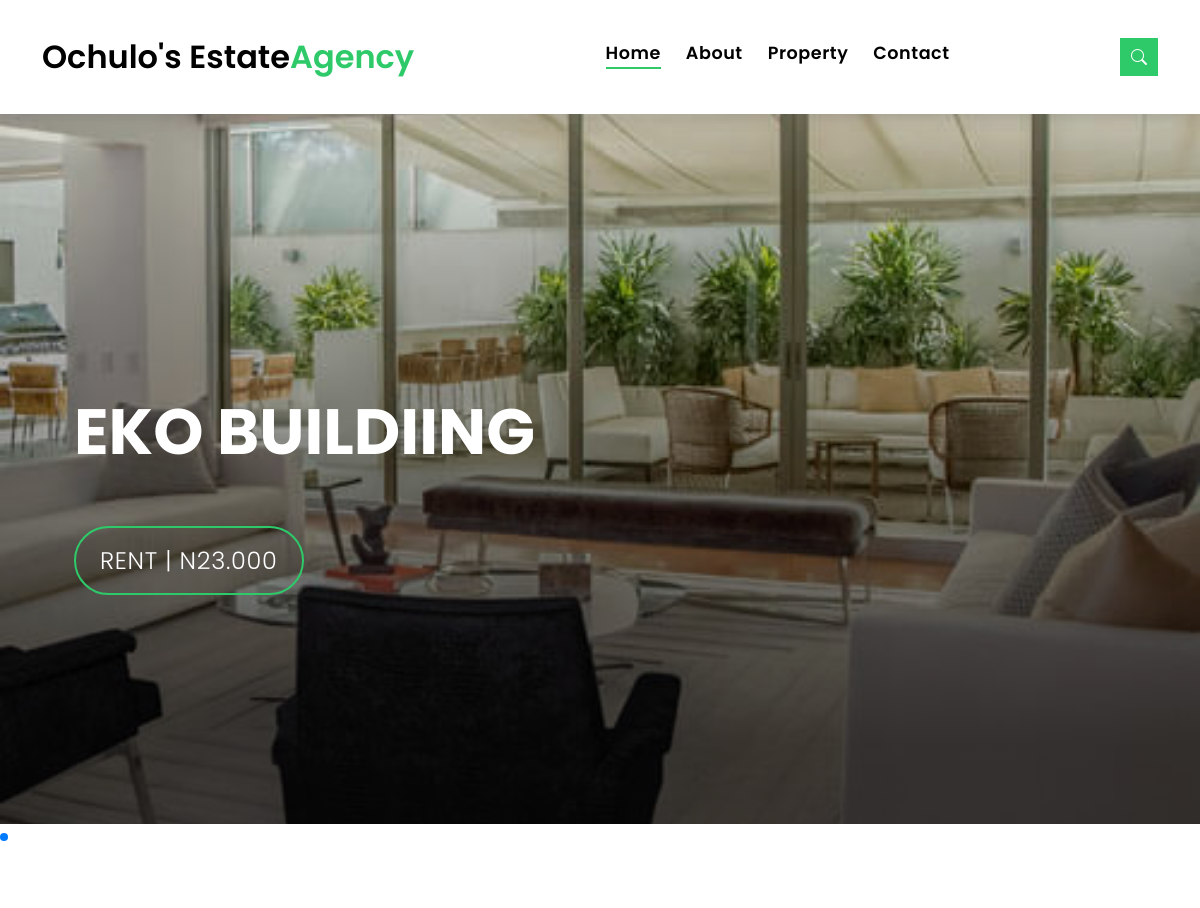
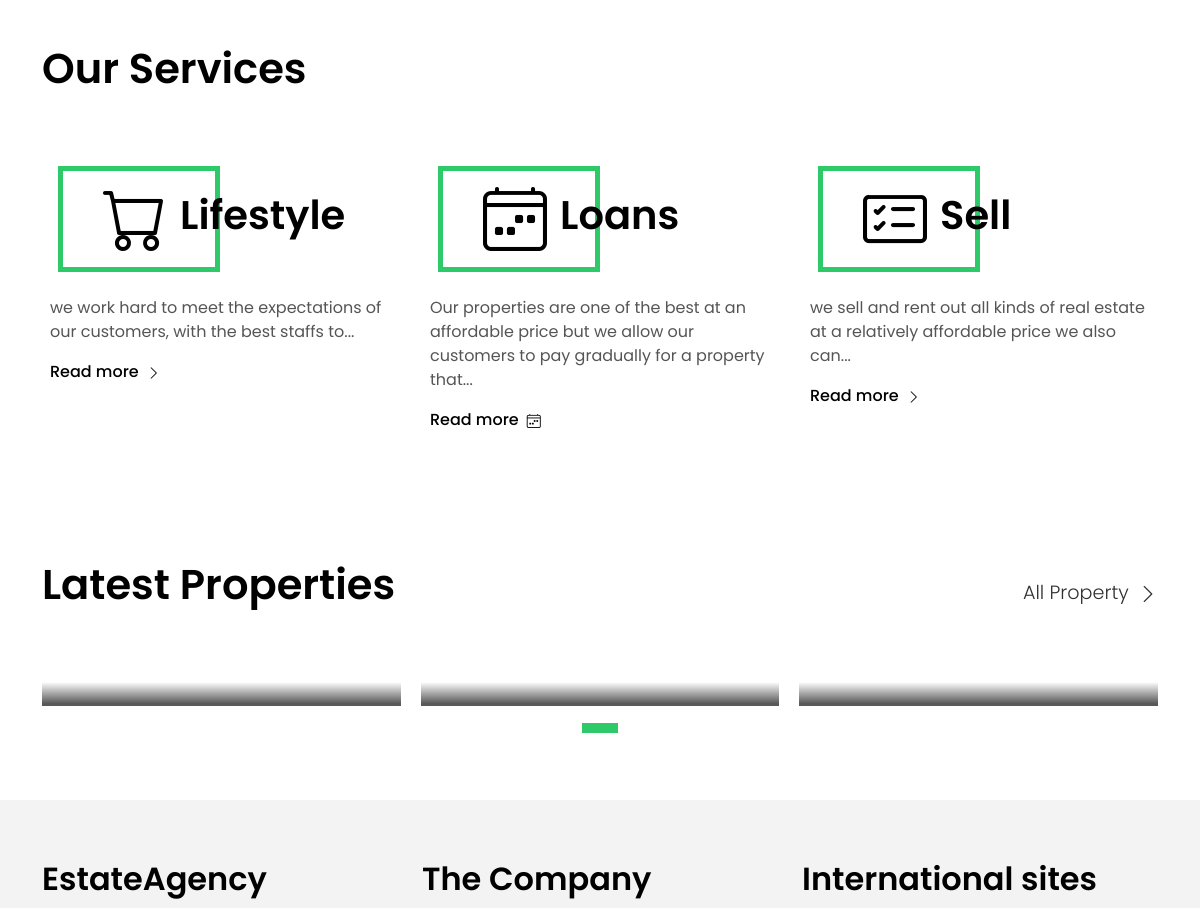
Before: / (upper part) with the older database file (2 pictures, top to bottom).
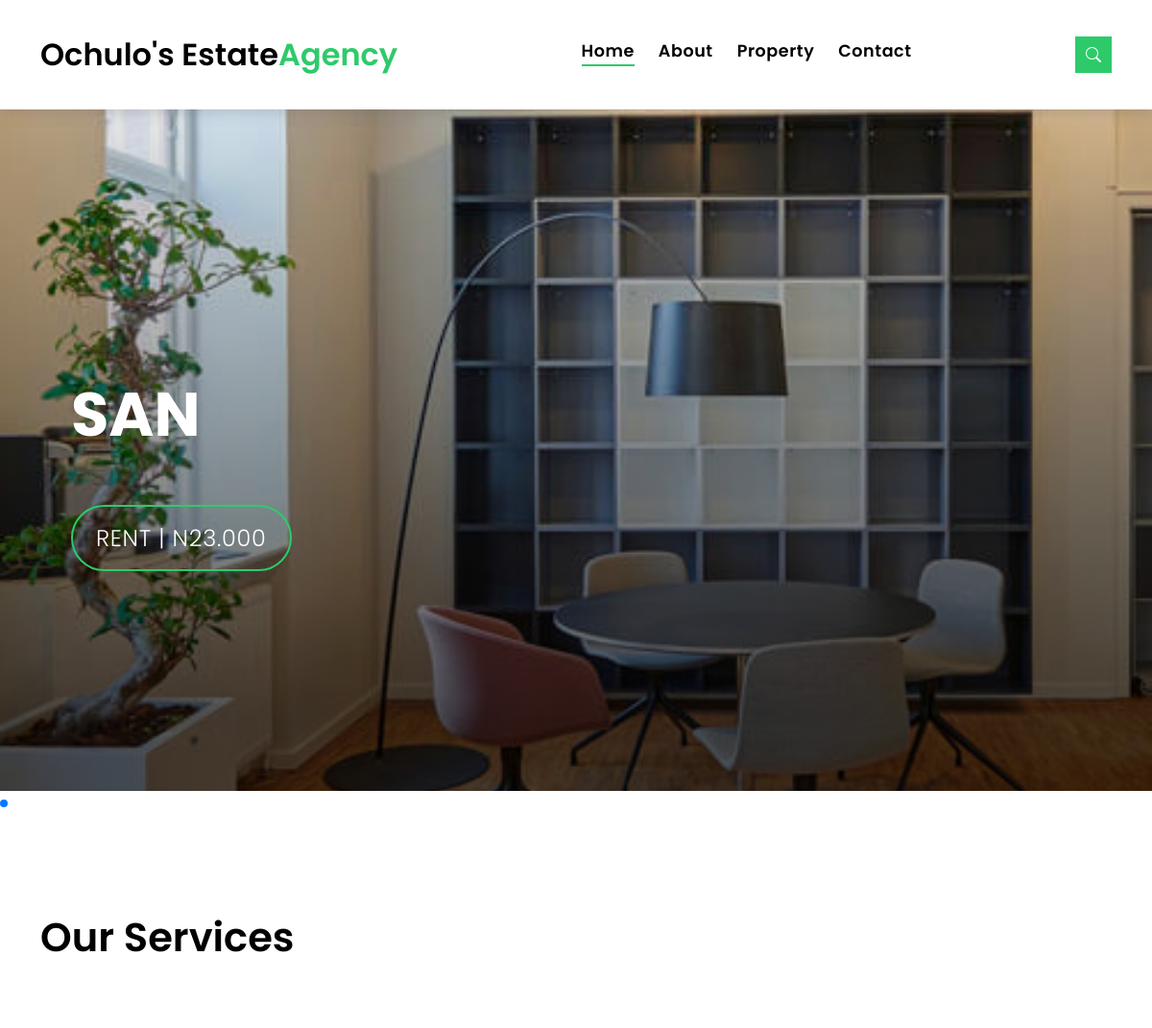
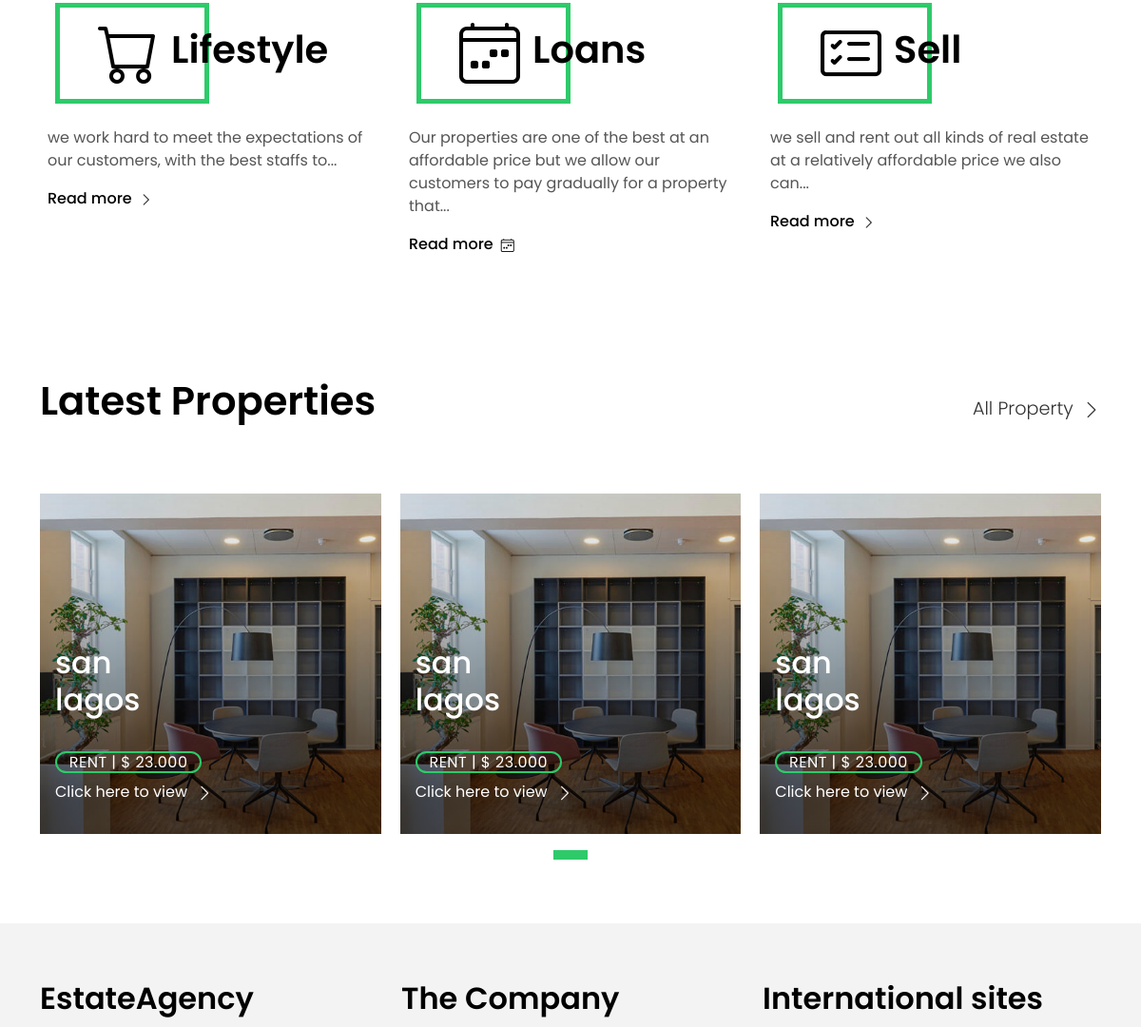
After: the same page with the newer database file (2 pictures, top to bottom).
### house/models.py (models this page shows)
class Housee(models.Model):
    name = models.CharField(max_length=300)
    price = models.FloatField(default=0)
    description = models.TextField()
    property_type = models.CharField(max_length=300)
    rent     = models.CharField(max_length=200)
    baths =   models.FloatField(default=0)
    beds = models.FloatField(default=0)
    garage = models.FloatField(default=0)
    date_added =  models.DateTimeField(auto_now_add = True)
    location = models.CharField(max_length=2000, default= 'lagos')
    landing_page_view = models.ImageField(upload_to = 'land/', null=True, blank = True)
    search_img = models.ImageField(upload_to = 'land/', null=True, blank = True)
    image_1 = models.ImageField(upload_to = 'picture/', null=True, blank = True)
    image_2 = models.ImageField(upload_to = 'picture/', null=True, blank = True)
    image_3 = models.ImageField(upload_to = 'picture/', null=True, blank = True)
    def __str__(self):
        return self.name

### house/views.py (the view)
# urls.py: path('', views.home, name='index'),
def home(request):
    latest = Housee.objects.order_by('-date_added')[0:3]
    billboard = Housee.objects.order_by('-date_added')[0:4]
    context = {'latest':latest, 'billboard':billboard}
    return render(request, 'index.html', context)

### templates/index.html (shortened to what this page needs)
 {% extends 'base.html' %}
 {% load static %}
  {% block content %}
  <div class="intro intro-carousel swiper-container position-relative">
    <div class="swiper-wrapper">
    {% for houses in latest %}
      <div class="swiper-slide carousel-item-a intro-item bg-image" style="background-image: url({{houses.landing_page_view.url}}); object-fit: cover;">
        <div class="overlay overlay-a"></div>
        <div class="intro-content display-table">
          <div class="table-cell">
            <div class="container">
              <div class="row">
                <div class="col-lg-8">
                  <div class="intro-body">
                    <h1 class="intro-title mb-4 ">
                      <br> {{houses}}
                    </h1>
                    <p class="intro-subtitle intro-price">
                      <a href="{% url 'property-single' houses.id %}"><span class="price-a">rent | N{{houses.rent}}.000</span></a>
                    </p>
                  </div>
                </div>
              </div>
            </div>
          </div>
        </div>
      </div>
      {% endfor %}
      </div>
    </div>
    <div class="swiper-pagination"></div>
  <main id="main">
    <section class="section-services section-t8">
      <div class="container">
        <div class="row">
          <div class="col-md-12">
            <div class="title-wrap d-flex justify-content-between">
              <div class="title-box">
                <h2 class="title-a">Our Services</h2>
              </div>
            </div>
          </div>
        </div>
        <div class="row">
          <div class="col-md-4">
            <div class="card-box-c foo">
              <div class="card-header-c d-flex">
                <div class="card-box-ico">
                  <span class="bi bi-cart"></span>
                </div>
                <div class="card-title-c align-self-center">
                  <h2 class="title-c">Lifestyle</h2>
                </div>
              </div>
              <div class="card-body-c">
                <p class="content-c">
                  we work hard to meet the expectations of our customers, with the best staffs to...
                </p>
              </div>
              <div class="card-footer-c">
                <a href="{% url 'about' %}" class="link-c link-icon">Read more
                  <span class="bi bi-chevron-right"></span>
                </a>
              </div>
            </div>
          </div>
          <div class="col-md-4">
            <div class="card-box-c foo">
              <div class="card-header-c d-flex">
                <div class="card-box-ico">
                  <span class="bi bi-calendar4-week"></span>
                </div>
                <div class="card-title-c align-self-center">
                  <h2 class="title-c">Loans</h2>
                </div>
              </div>
              <div class="card-body-c">
                <p class="content-c">
                  Our properties are one of the best at an affordable price but we allow our customers to pay gradually for a property
                that...
                </p>
              </div>
              <div class="card-footer-c">
                <a href="{% url 'about' %}" class="link-c link-icon">Read more
                  <span class="bi bi-calendar4-week"></span>
                </a>
              </div>
            </div>
          </div>
          <div class="col-md-4">
            <div class="card-box-c foo">
              <div class="card-header-c d-flex">
                <div class="card-box-ico">
                  <span class="bi bi-card-checklist"></span>
                </div>
                <div class="card-title-c align-self-center">
                  <h2 class="title-c">Sell</h2>
                </div>
              </div>
              <div class="card-body-c">
                <p class="content-c">
                  we sell and rent out all kinds of real estate at a relatively affordable price we also can...
                </p>
              </div>
              <div class="card-footer-c">
                <a href="{% url 'about' %}" class="link-c link-icon">Read more
                  <span class="bi bi-chevron-right"></span>
                </a>
              </div>
            </div>
          </div>
        </div>
      </div>
    </section>
    <section class="section-property section-t8">
      <div class="container">
        <div class="row">
          <div class="col-md-12">
            <div class="title-wrap d-flex justify-content-between">
              <div class="title-box">
                <h2 class="title-a">Latest Properties</h2>
              </div>
              <div class="title-link">
                <a href="{% url 'property-grid' %}">All Property
                  <span class="bi bi-chevron-right"></span>
                </a>
              </div>
            </div>
          </div>
        </div>
        <div id="property-carousel" class="swiper-container">
          <div class="swiper-wrapper">
            {% for house in latest %}
            <div class="carousel-item-b swiper-slide">
              <div class="card-box-a card-shadow">
                <div class="img-box-a">
                  <img src=" {{house.search_img.url}}" alt="" class="img-a img-fluid" style="object-fit: cover;">
                </div>
                <div class="card-overlay">
                  <div class="card-overlay-a-content">
                    <div class="card-header-a">
                      <h2 class="card-title-a">
                        <a href="{% url 'property-single' house.id %}">{{house}}
                          <br />{{house.location}}</a>
                      </h2>
                    </div>
                    {
                    <div class="card-body-a">
                      <div class="price-box d-flex">
                        <span class="price-a">rent | $ {{house.rent}}.000</span>
                      </div>
                      <a href="{% url 'property-single' house.id %}" class="link-a">Click here to view
                        <span class="bi bi-chevron-right"></span>
                      </a>
                    </div>
                  </div>
                </div>
              </div>
            </div>{% endfor %}
          </div>
        </div>
        <div class="propery-carousel-pagination carousel-pagination"></div>
      </div>
    </section>
  </main>
{% endblock %}

### templates/base.html (shortened to what this page needs)
<!DOCTYPE html>
{% load static %}
<html lang="en">
<head>
  <link href="{% static 'assets/vendor/animate.css/animate.min.css' %}" rel="stylesheet">
  <link href="{% static 'assets/vendor/bootstrap/css/bootstrap.min.css' %}" rel="stylesheet">
  <link href="{% static 'assets/vendor/bootstrap-icons/bootstrap-icons.css' %}" rel="stylesheet">
  <link href="{% static 'assets/vendor/swiper/swiper-bundle.min.css' %}" rel="stylesheet">
<link rel="stylesheet" href="{% static 'assets/css/style.css' %}">
</head>
<body>
{% include 'nav.html' %}
    {% block content %}
    {% endblock %}
    {% include 'footer.html' %}
</body>
</html>

### templates/nav.html (shortened to what this page needs)
{% load static %}
<nav class="navbar navbar-default navbar-trans navbar-expand-lg fixed-top">
  <div class="container">
    <a class="navbar-brand text-brand" href="{% url 'index' %}"> Ochulo's Estate<span class="color-b">Agency</span></a>
    <div class="navbar-collapse collapse justify-content-center" id="navbarDefault">
      <ul class="navbar-nav">
        <li class="nav-item">
          <a class="nav-link active" href="{% url 'index' %}">Home</a>
        </li>
        <li class="nav-item">
          <a class="nav-link" href="{% url 'about' %}">About</a>
        </li>
        <li class="nav-item">
          <a class="nav-link" href="{% url 'property-grid' %}">Property</a>
        </li>
        <li class="nav-item">
          <a class="nav-link " href="{% url 'contact' %}">Contact</a>
        </li>
      </ul>
    </div>
    <button type="button" class="btn btn-b-n navbar-toggle-box navbar-toggle-box-collapse" data-bs-toggle="collapse" data-bs-target="#navbarTogglerDemo01">
      <i class="bi bi-search"></i>
    </button>
  </div>
</nav>

### templates/footer.html (shortened to what this page needs)
{% load static %}
<section class="section-footer">
    <div class="container">
      <div class="row">
        <div class="col-sm-12 col-md-4">
          <div class="widget-a">
            <div class="w-header-a">
              <h3 class="w-title-a text-brand">EstateAgency</h3>
            </div>
          </div>
        </div>
        <div class="col-sm-12 col-md-4 section-md-t3">
          <div class="widget-a">
            <div class="w-header-a">
              <h3 class="w-title-a text-brand">The Company</h3>
            </div>
          </div>
        </div>
        <div class="col-sm-12 col-md-4 section-md-t3">
          <div class="widget-a">
            <div class="w-header-a">
              <h3 class="w-title-a text-brand">International sites</h3>
            </div>
          </div>
        </div>
      </div>
    </div>
  </section>

Changed rows visible on the page:
removed Housee: landing_page_view (picture), name "EKO BUILDIING", rent "23"
added Housee: landing_page_view (picture), name "SAN", rent "23", search_img (picture), name "san", location "lagos"
